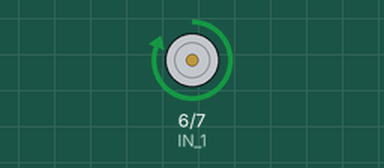
A sketch run on a simulated Arduino Uno, built with avr-gcc and run on an emulated ATmega328P. On the bench: motor-driver pin pairs drawn as motors (green arrow = first pin HIGH = forward, orange = second pin HIGH = backward, longer = more drive).

Above: at 1.0 s.
At 2.5 s:
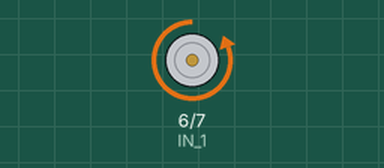
At 3.5 s:
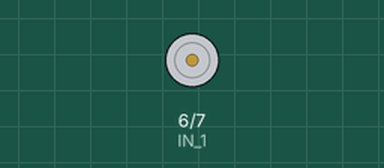
Timing chart, 0 to 5.2 s (numbered marks = the images above):
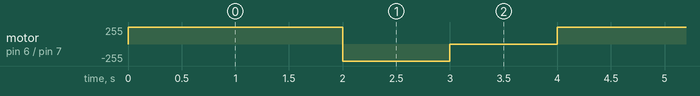

The sketch:

motor_ccw_cw.ino
```cpp
const int IN_1 = 6;
const int IN_2 = 7;

void setup() {
  // put your setup code here, to run once:
  pinMode(IN_1, OUTPUT);
  pinMode(IN_2, OUTPUT);
}

void counter_clockwise() {
  digitalWrite(IN_1, HIGH);
  digitalWrite(IN_2, LOW);
}

void clockwise() {
  digitalWrite(IN_1, LOW);
  digitalWrite(IN_2, HIGH);
}


void stop() {
  digitalWrite(IN_1, LOW);
  digitalWrite(IN_2, LOW);
}

void loop() {
  counter_clockwise();
  delay(2000);

  clockwise();
  delay(1000);

  stop();
  delay(1000);
}
```

Measured:
- by itself, motor on pin 6 (IN_1) / pin 7 (IN_2): repeats every 4.0 s: backward 255/255 1.0 s, stopped 1.0 s, forward 255/255 2.0 s
